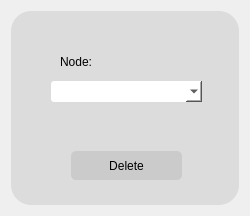
                   <widget class="QWidget" name="page_8">
                    <property name="geometry">
                     <rect>
                      <x>0</x>
                      <y>0</y>
                      <width>250</width>
                      <height>216</height>
                     </rect>
                    </property>
                    <attribute name="label">
                     <string>Delete node</string>
                    </attribute>
                    <layout class="QVBoxLayout" name="verticalLayout_11">
                     <item>
                      <widget class="QFrame" name="frame_9">
                       <property name="styleSheet">
                        <string notr="true">background-color: rgba(0, 0, 0, 20);
border-radius:20px;</string>
                       </property>
                       <property name="frameShape">
                        <enum>QFrame::StyledPanel</enum>
                       </property>
                       <property name="frameShadow">
                        <enum>QFrame::Raised</enum>
                       </property>
                       <widget class="QPushButton" name="del_node_pushButton">
                        <property name="geometry">
                         <rect>
                          <x>60</x>
                          <y>140</y>
                          <width>111</width>
                          <height>29</height>
                         </rect>
                        </property>
                        <property name="cursor">
                         <cursorShape>PointingHandCursor</cursorShape>
                        </property>
                        <property name="styleSheet">
                         <string notr="true">border-radius:5px;</string>
                        </property>
                        <property name="text">
                         <string>Delete</string>
                        </property>
                       </widget>
                       <widget class="QComboBox" name="del_node_comboBox_6">
                        <property name="geometry">
                         <rect>
                          <x>40</x>
                          <y>70</y>
                          <width>151</width>
                          <height>21</height>
                         </rect>
                        </property>
                        <property name="styleSheet">
                         <string notr="true">background-color: rgb(255, 255, 255);
border-radius: 3px;
font: 12pt &quot;Calibri&quot;;</string>
                        </property>
                       </widget>
                       <widget class="QLabel" name="label_13">
                        <property name="geometry">
                         <rect>
                          <x>20</x>
                          <y>40</y>
                          <width>61</width>
                          <height>21</height>
                         </rect>
                        </property>
                        <property name="styleSheet">
                         <string notr="true">background-color: rgb(255, 255, 255,0);
font: 12pt &quot;Calibri&quot;;</string>
                        </property>
                        <property name="text">
                         <string>Node:</string>
                        </property>
                        <property name="alignment">
                         <set>Qt::AlignRight|Qt::AlignTrailing|Qt::AlignVCenter</set>
                        </property>
                       </widget>
                      </widget>
                     </item>
                    </layout>
                   </widget>
